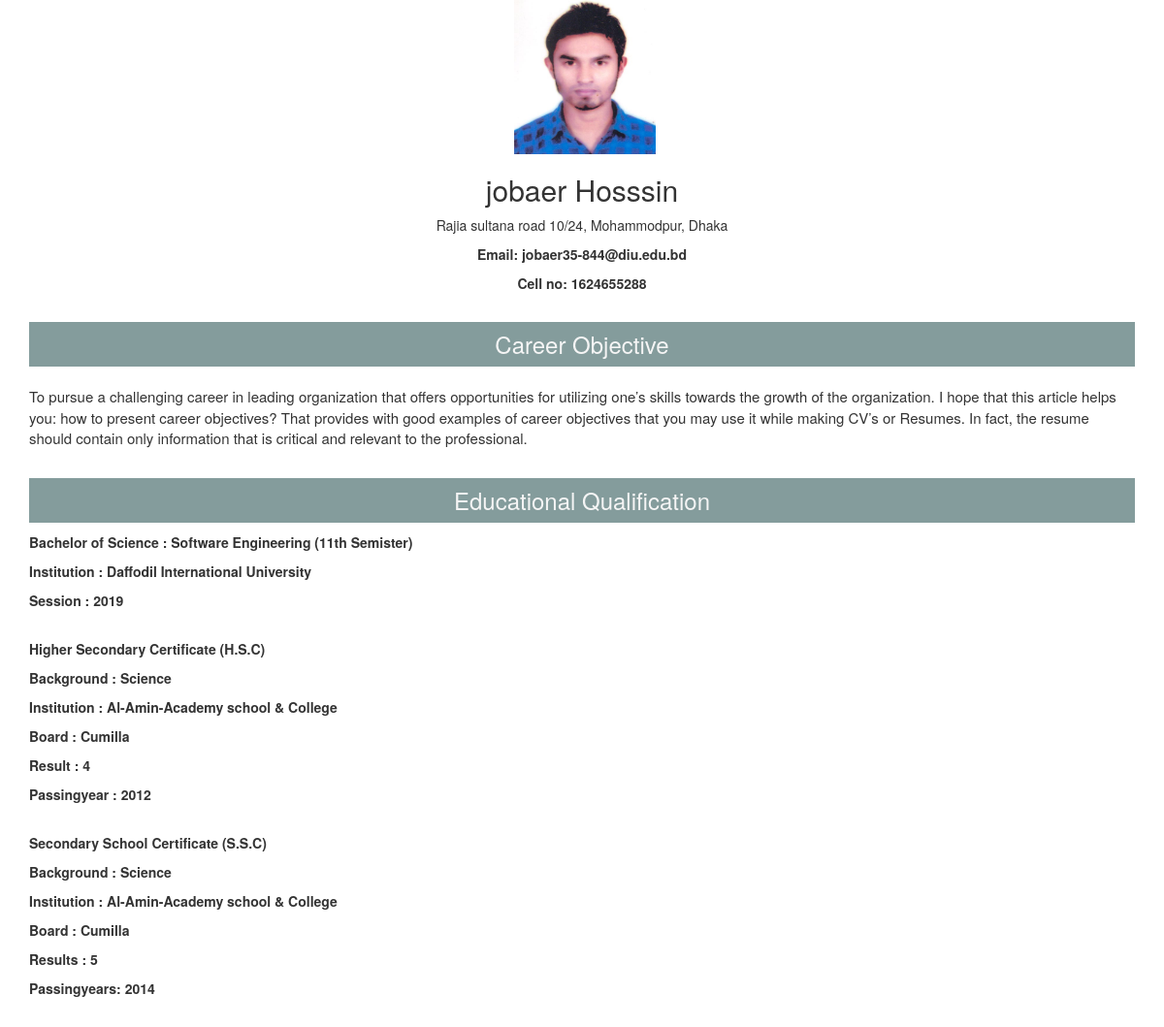
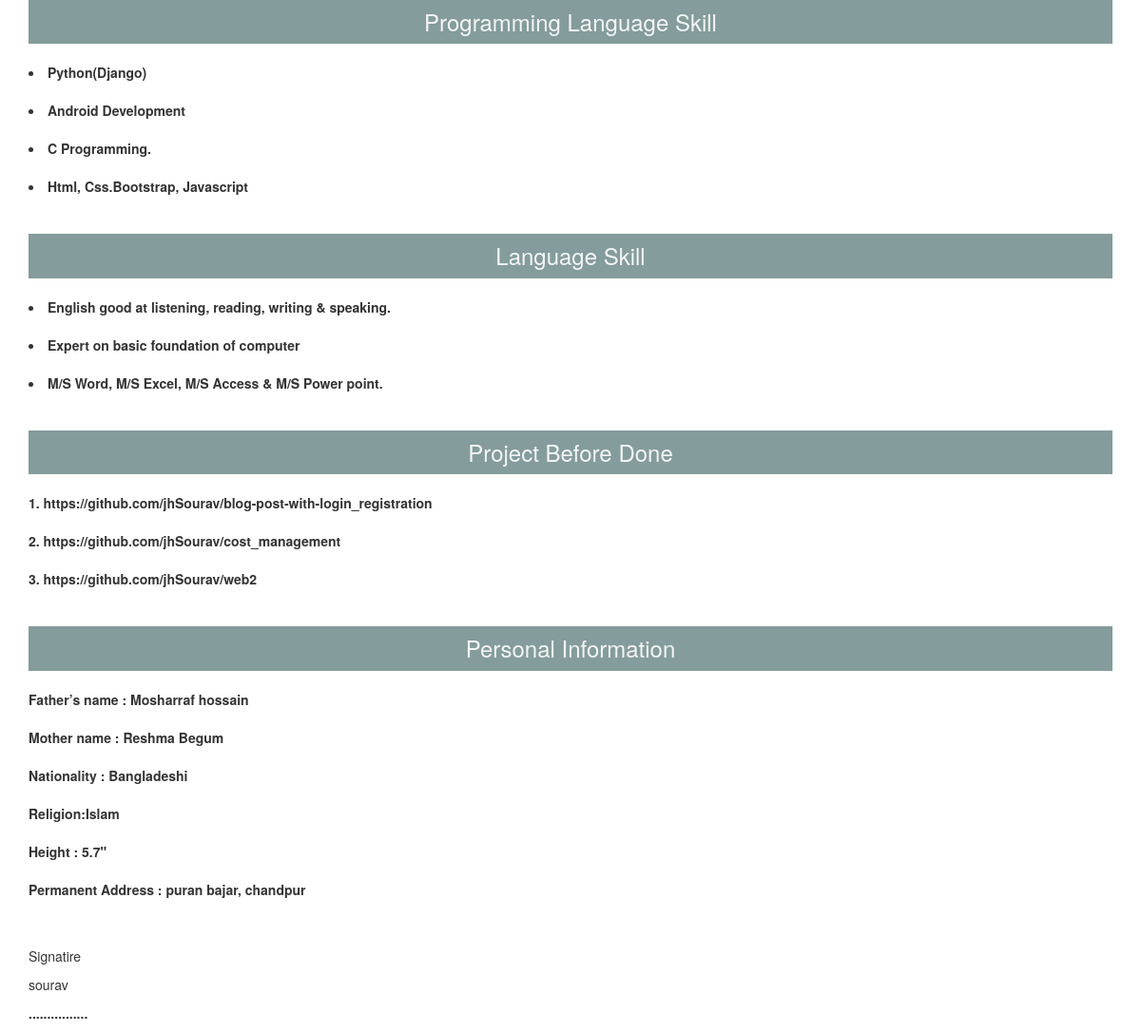
The page / on the database its author committed (2 pictures, top to bottom).
### cv/models.py (models this page shows, shortened)
class cv(models.Model):
    name=models.CharField(max_length=40)
    address=models.TextField(max_length=200)
    phone=models.IntegerField()
    email=models.CharField(max_length=40)
    width = models.IntegerField(default=0)
    height = models.IntegerField(default=0)
    image = models.ImageField(null=False, blank=False, width_field='width', height_field='height')

class Career(models.Model):
    title            = models.CharField(max_length=30)
    Career_Objective = models.TextField(max_length=500)

class Education(models.Model):
    title=models.CharField(max_length=50)
    Bachelor_of_Science    =models.CharField(max_length=50)
    Institutionu           =models.CharField(max_length=50)
    session = models.IntegerField()
    HSC                    =models.CharField(max_length=50,blank=True)
    Backgroundh = models.CharField(max_length=50)
    Institutionh           =models.CharField(max_length=50)
    Boardh    =models.CharField(max_length=50)
    resulth    =models.IntegerField()
    passingyearh    =models.IntegerField()
    SSC                    =models.CharField(max_length=50,blank=True)
    Backgrounds    =models.CharField(max_length=50)
    Institutions    =models.CharField(max_length=50)
    Boards    =models.CharField(max_length=50)
    results    =models.IntegerField()
    passingyears    =models.IntegerField()

class Programming(models.Model):
    title=models.CharField(max_length=50)
    python=models.CharField(max_length=50)
    android=models.CharField(max_length=50)
    c=models.CharField(max_length=50)
    html=models.CharField(max_length=50)

class Language(models.Model):
    title=models.CharField(max_length=50)
    english=models.CharField(max_length=100)
    expert=models.CharField(max_length=100)
    word=models.CharField(max_length=100)

### cv/views.py (the view)
# urls.py: path('',image, name='image'),
def image(request):
    title=cv.objects.all()
    career=Career.objects.all()
    edu=Education.objects.all()
    pro=Programming.objects.all()
    lan=Language.objects.all()
    per=personal.objects.all()
    proj=projects.objects.all()
    context={
            'title':title,
            'career':career,
            'edu':edu,
            'program':pro,
            'language':lan,
            'personal':per,
            'projects':proj,
             }
    return render(request, 'base.html',context)

### templates/base.html (shortened to what this page needs)
{% load staticfiles  %}
<!doctype html>
<html lang="en">
  <head>
    <link rel="stylesheet" href="{% static 'bootstrap.min.css' %}">
    <link rel="stylesheet" href="{% static 'style.css' %}">
  </head>
  <body>
       <section class="image">
           <div class="container">
               <div class="row">
                   <div class="col-sm-12">
                       {% for title in title %}
                         {% if title.image %}
			        	<img src="{{ title.image.url }}" alt="">
				        <h2>{{ title.name }}</h2>
                        <p>{{ title.address }}<p>
                         <b><p>Email: {{ title.email }}</p></b>
                         <b><p> Cell no: {{ title.phone }}</p></b>
                        {% endif %}
                         {% endfor %}
                   </div>
               </div>
               </div>
       </section>
       <section class="career">
           <div class="container">
               <div class="row">
                   <div class="col-sm-12">
                       {% for career in career %}
                           <h3 class="title">{{ career.title }}</h3>
                           <p>{{ career.Career_Objective }}</p>
                         {% endfor %}
                   </div>
                </div>
           </div>
       </section>
         <section class="edu">
           <div class="container">
               <div class="row">
                   <div class="col-sm-12">
                       {% for edu in edu %}
                           <h3 class="title">{{ edu.title }}</h3>
                          <b><p>Bachelor of Science :  {{ edu.Bachelor_of_Science }}</p></b>
                          <b><p>Institution         :         {{ edu.Institutionu }}</p></b>
                          <b><p>Session             :         {{ edu.session }}</p></b><br>
                          <b><p> {{ edu.HSC }}</p></b>
                          <b><p>Background    :  {{ edu.Backgroundh }}</p></b>
                          <b><p>Institution :  {{ edu.Institutionh }}</p></b>
                          <b><p>Board :  {{ edu.Boardh }}</p></b>
                          <b><p>Result :  {{ edu.resulth }}</p></b>
                          <b><p>Passingyear :  {{ edu.passingyearh }}</p></b><br>
                          <b><p>{{ edu.SSC }}</p></b>
                          <b><p>Background :  {{ edu.Backgrounds }}</p></b>
                          <b><p>Institution :  {{ edu.Institutions }}</p></b>
                          <b><p>Board :  {{ edu.Boards }}</p></b>
                          <b><p>Results :  {{ edu.results }}</p></b>
                          <b><p>Passingyears:  {{ edu.passingyears }}</p></b>
                         {% endfor %}
                   </div>
                </div>
           </div>
       </section>
         <section class="programming">
           <div class="container">
               <div class="row">
                   <div class="col-sm-12">
                       {% for program in program %}
                           <h3 class="title">{{ program.title }}</h3>
                           <b><p><li>{{ program.python }}</li> <p></b>
                           <b><p><li>{{ program.android }}</li><p></b>
                           <b><p><li>{{ program.c }}</li><p></b>
                           <b><p><li>{{ program.html }}</li><p></b>
                         {% endfor %}
                   </div>
                </div>
           </div>
       </section>
         <section class="language">
           <div class="container">
               <div class="row">
                   <div class="col-sm-12">
                       {% for language in language %}
                           <h3 class="title">{{ language.title }}</h3>
                           <b><p><li>{{ language.english }}</li> <p></b>
                           <b><p><li>{{ language.expert }}</li><p></b>
                           <b><p><li>{{ language.word }}</li><p></b>
                         {% endfor %}
                   </div>
                </div>
           </div>
       </section>
        <section class="project">
           <div class="container">
               <div class="row">
                   <div class="col-sm-12">
                           <h3 class="title">Project Before Done </h3>
                           <b><p>1.	https://github.com/jhSourav/blog-post-with-login_registration<p></b>
                           <b><p>2.	https://github.com/jhSourav/cost_management<p></b>
                           <b><p>3.	https://github.com/jhSourav/web2<p></b>
                   </div>
                </div>
           </div>
       </section>
  <section class="personal">
           <div class="container">
               <div class="row">
                   <div class="col-sm-12">
                           <h3 class="title">Personal Information </h3>
                           <b><p>Father’s name  :  Mosharraf hossain</p></b>
                          <b><p>Mother name         : Reshma Begum</p></b>
                          <b><p>Nationality             : Bangladeshi</p></b>
                          <b><p> Religion:Islam</p></b>
                          <b><p>Height    : 5.7"</p></b>
                          <b><p>Permanent Address : puran bajar, chandpur</p></b><br><br>
                   </div>
                </div>
           </div>
       </section>
          <section class="signature">
           <div class="container">
               <div class="row">
                   <div class="col-sm-12">
                       <p>Signatire </p>
                       <p>sourav </p>
                       <b><p>................ </p></b>
                   </div>
                </div>
           </div>
       </section>
  </body>
</html>

### static/style.css (style rules this page uses)
.image img { width: 146px; height: 159px; margin-left: 500px; }
.image p { text-align: center; }
.image h2 { text-align: center }

### templates/base.html (style rules this page uses)
.career h3 { color: #f5f5f5; background-color: #849c9c; padding: 10px; text-align: center; }
.edu h3 { color: #f5f5f5; background-color: #849c9c; padding: 10px; text-align: center; }
.project h3 { color: #f5f5f5; background-color: #849c9c; padding: 10px; text-align: center; }
.programming h3 { color: #f5f5f5; background-color: #849c9c; padding: 10px; text-align: center; }
.language h3 { color: #f5f5f5; background-color: #849c9c; padding: 10px; text-align: center; }
.personal h3 { color: #f5f5f5; background-color: #849c9c; padding: 10px; text-align: center; }
.personal p,li { margin-top: 20px; }
.programming p,li { margin-top: 20px; }
.language p,li { margin-top: 20px; }
.project p,li { margin-top: 20px; }
.career p { font-size: 15px; margin-top: 20px; }

### rows shown on the page
cv: image (picture), name "jobaer Hosssin", address "Rajia sultana road 10/24, Mohammodpur, Dhaka", email "jobaer35-844@diu.edu.bd", phone "1624655288"
Career: title "Career Objective", Career_Objective "To pursue a challenging career in leading organization that offers opportunities for utilizing one’s skills towards the growth of the organization. I hope that this article helps you: how to present career objectives? That provides with good examples of career objectives that you may use it while making CV’s or Resumes. In fact, the resume should contain only information that is critical and relevant to the professional."
Education: title "Educational Qualification", Bachelor_of_Science "Software Engineering (11th Semister)", Institutionu "Daffodil International University", session "2019", HSC "Higher Secondary Certificate (H.S.C)", Backgroundh "Science", Institutionh "Al-Amin-Academy school & College", Boardh "Cumilla", resulth "4", passingyearh "2012", SSC "Secondary School Certificate (S.S.C)", Backgrounds "Science", Institutions "Al-Amin-Academy school & College", Boards "Cumilla", results "5", passingyears "2014"
Programming: title "Programming Language Skill", python "Python(Django)"
Language: title "Language Skill", english "English good at listening, reading, writing & speaking."
